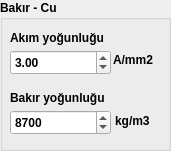
     <widget class="QGroupBox" name="groupBox_52">
      <property name="geometry">
       <rect>
        <x>0</x>
        <y>10</y>
        <width>171</width>
        <height>151</height>
       </rect>
      </property>
      <property name="sizePolicy">
       <sizepolicy hsizetype="Preferred" vsizetype="Preferred">
        <horstretch>0</horstretch>
        <verstretch>0</verstretch>
       </sizepolicy>
      </property>
      <property name="font">
       <font>
        <weight>75</weight>
        <bold>true</bold>
       </font>
      </property>
      <property name="title">
       <string>Bakır - Cu</string>
      </property>
      <widget class="QLabel" name="label_62">
       <property name="geometry">
        <rect>
         <x>10</x>
         <y>30</y>
         <width>111</width>
         <height>16</height>
        </rect>
       </property>
       <property name="text">
        <string>Akım yoğunluğu</string>
       </property>
       <property name="textFormat">
        <enum>Qt::RichText</enum>
       </property>
       <property name="scaledContents">
        <bool>false</bool>
       </property>
      </widget>
      <widget class="QDoubleSpinBox" name="doubleSpinBox_58">
       <property name="geometry">
        <rect>
         <x>10</x>
         <y>50</y>
         <width>101</width>
         <height>25</height>
        </rect>
       </property>
       <property name="decimals">
        <number>2</number>
       </property>
       <property name="singleStep">
        <double>0.500000000000000</double>
       </property>
       <property name="value">
        <double>3.000000000000000</double>
       </property>
      </widget>
      <widget class="QLabel" name="label_68">
       <property name="geometry">
        <rect>
         <x>10</x>
         <y>90</y>
         <width>111</width>
         <height>16</height>
        </rect>
       </property>
       <property name="text">
        <string>Bakır yoğunluğu</string>
       </property>
       <property name="textFormat">
        <enum>Qt::RichText</enum>
       </property>
       <property name="scaledContents">
        <bool>false</bool>
       </property>
      </widget>
      <widget class="QDoubleSpinBox" name="doubleSpinBox_59">
       <property name="geometry">
        <rect>
         <x>10</x>
         <y>110</y>
         <width>101</width>
         <height>25</height>
        </rect>
       </property>
       <property name="decimals">
        <number>0</number>
       </property>
       <property name="maximum">
        <double>99999.000000000000000</double>
       </property>
       <property name="value">
        <double>8700.000000000000000</double>
       </property>
      </widget>
      <widget class="QLabel" name="label_87">
       <property name="geometry">
        <rect>
         <x>113</x>
         <y>52</y>
         <width>51</width>
         <height>16</height>
        </rect>
       </property>
       <property name="text">
        <string>A/mm2</string>
       </property>
       <property name="textFormat">
        <enum>Qt::RichText</enum>
       </property>
       <property name="scaledContents">
        <bool>false</bool>
       </property>
      </widget>
      <widget class="QLabel" name="label_88">
       <property name="geometry">
        <rect>
         <x>115</x>
         <y>113</y>
         <width>51</width>
         <height>16</height>
        </rect>
       </property>
       <property name="text">
        <string>kg/m3</string>
       </property>
       <property name="textFormat">
        <enum>Qt::RichText</enum>
       </property>
       <property name="scaledContents">
        <bool>false</bool>
       </property>
      </widget>
     </widget>
